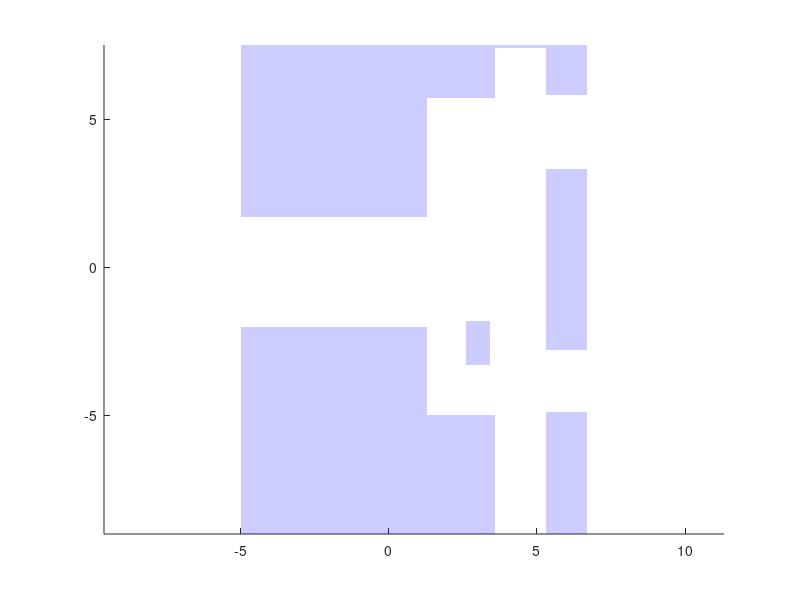

The MATLAB script that drew this image: (Note: this script raises an error after producing the figure.)
function draw_figure_for_scan_localization_prob()

% this is for drawing Figure 3 in the paper
% Encyclopedia of EEE: Robot localization paper
% -- localization problem using laser scan in an occupancy grid map
% Shoudong Huang, 2016 April

clear all
clf
close all

%% fixed particle position

x_fix=2;
y_fix=-3;
phi_fix=pi/3;

% robot trajectory
robot_trajectory=[2,-3,pi/3;2,-3,pi/2;2,-2,pi/2;2,-1,pi/2;2,0,pi/2;2,1,pi/2;2,1,pi/3];


%% load line data

load data_PF/Lines.mat

linedata = [LineData;ULineData];

%%%% parameters for initialsing particles

no_particles = 1; % number of particles
pf_radius = 2; % particle filter radius
pf_angle = 20*(pi/180); % particle filter angle

% laser range and number of scans
laser_start = 90; % laser range goes from -90 to 90
laser_jump = 1; % a laser beam every degree
laser_num = (2*laser_start)/laser_jump + 1; % number of laser beams
max_range = 20; % maximal laser range


robot = struct('pos',{zeros(1,3)},'laser',{[zeros(3,laser_num)]});


%% draw the lines

%   MAP_draw(LineData,'blue');
%  MAP_draw(ULineData,'red');

%% draw the occupied area

hold on
axis equal

X=[2.6;2.6;3.4;3.4];
Y=[-1.8; -3.3;-3.3;-1.8];

%  fill(X,Y,'k')
fill(X,Y,'b','FaceAlpha', 0.2, 'EdgeColor', 'none');

X1=[-5;1.3;1.3;-5];
Y1=[1.7;1.7;7.5;7.5];
% fill(X1,Y1,'k')
fill(X1,Y1,'b','FaceAlpha', 0.2, 'EdgeColor', 'none');

X2=[-5;1.3;1.3;-5];
Y2=[-2;-2;-9;-9];
%fill(X2,Y2,'k')
fill(X2,Y2,'b','FaceAlpha', 0.2, 'EdgeColor', 'none');

X3=[1.3;1.3;3.6;3.6];
Y3=[7.5;5.7;5.7;7.5];
% fill(X3,Y3,'k')
fill(X3,Y3,'b','FaceAlpha', 0.2, 'EdgeColor', 'none');

X4=[1.3;1.3;3.6;3.6];
Y4=[-5;-9;-9;-5];
%fill(X4,Y4,'k')
fill(X4,Y4,'b','FaceAlpha', 0.2, 'EdgeColor', 'none');

X5=[5.3;5.3;6.7;6.7];
Y5=[-4.9;-9;-9;-4.9];
% fill(X5,Y5,'k')
fill(X5,Y5,'b','FaceAlpha', 0.2, 'EdgeColor', 'none');

X6=[5.3;5.3;6.7;6.7];
Y6=[5.8;7.5;7.5;5.8];
%fill(X6,Y6,'k')
fill(X6,Y6,'b','FaceAlpha', 0.2, 'EdgeColor', 'none');

X7=[5.3;5.3;6.7;6.7];
Y7=[-2.8;3.3;3.3;-2.8];
%fill(X7,Y7,'k')
fill(X7,Y7,'b','FaceAlpha', 0.2, 'EdgeColor', 'none');

X8=[3.6;3.6;5.3;5.3];
Y8=[7.5;7.4;7.4;7.5];
%fill(X8,Y8,'k')
fill(X8,Y8,'b','FaceAlpha', 0.2, 'EdgeColor', 'none');
pause


% Initialise particle
particle = initialise_PF(no_particles, robot.pos, pf_radius, pf_angle, laser_num);

% fix the particle to the start pose

particle(1).pos(1)=x_fix;
particle(1).pos(2)=y_fix;
particle(1).pos(3)=phi_fix;

% Raycast
for j = 1:size(particle,2)
    angle = -laser_start*(pi/180);
    for k = 1:laser_num
        [particle(j).laser(3,k) particle(j).laser(1,k) particle(j).laser(2,k)] = find_distance(max_range, linedata, particle(j).pos(1), particle(j).pos(2), (particle(j).pos(3)+angle));
        angle = angle + (laser_jump*(pi/180));
    end
end


%% Plotting
hold on;
% Particle and laser beam
for j = 1:size(particle,2)
    plot(particle(j).pos(1),particle(j).pos(2),'ro','linewidth',2)
    hold on
    dx = 0.5*cos(particle(j).pos(3));
    dy = 0.5*sin(particle(j).pos(3));
    quiver(particle(j).pos(1),particle(j).pos(2),...
        dx, dy, 0, 'Color', 'r','linewidth',2)
    
    plot(particle(j).laser(1,:),particle(j).laser(2,:),'r.-','LineWidth',2,...
        'MarkerFaceColor','g',...
        'MarkerSize',20)
end

% draw other poses
robot_trajectory_plot=robot_trajectory;
robot_trajectory_plot(6,:)=[];

for j=3:size(robot_trajectory_plot,1)
    plot(robot_trajectory_plot(j,1),robot_trajectory_plot(j,2),'bo','linewidth',2)
    hold on
    dx = 0.5*cos(robot_trajectory_plot(j,3));
    dy = 0.5*sin(robot_trajectory_plot(j,3));
    quiver(robot_trajectory_plot(j,1),robot_trajectory_plot(j,2),...
        dx, dy, 0, 'Color', 'b','linewidth',2)
end


end

